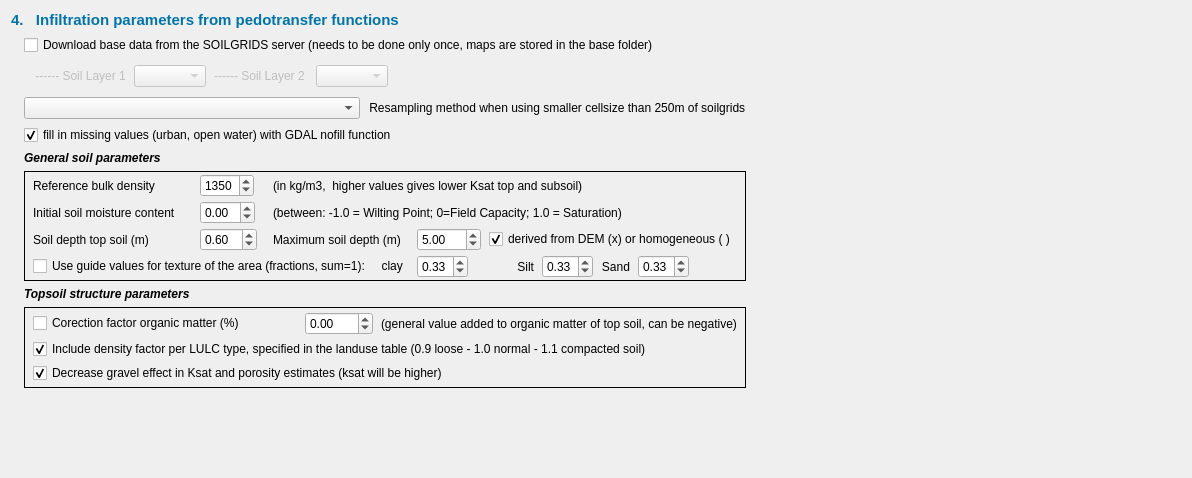
             <widget class="QWidget" name="scrollAreaWidgetContents_2">
              <property name="geometry">
               <rect>
                <x>0</x>
                <y>0</y>
                <width>1192</width>
                <height>478</height>
               </rect>
              </property>
              <layout class="QGridLayout" name="gridLayout_12">
               <item row="0" column="0" colspan="3">
                <widget class="QLabel" name="label_34">
                 <property name="sizePolicy">
                  <sizepolicy hsizetype="Preferred" vsizetype="Preferred">
                   <horstretch>0</horstretch>
                   <verstretch>0</verstretch>
                  </sizepolicy>
                 </property>
                 <property name="palette">
                  <palette>
                   <active>
                    <colorrole role="WindowText">
                     <brush brushstyle="SolidPattern">
                      <color alpha="255">
                       <red>0</red>
                       <green>116</green>
                       <blue>170</blue>
                      </color>
                     </brush>
                    </colorrole>
                   </active>
                   <inactive>
                    <colorrole role="WindowText">
                     <brush brushstyle="SolidPattern">
                      <color alpha="255">
                       <red>0</red>
                       <green>116</green>
                       <blue>170</blue>
                      </color>
                     </brush>
                    </colorrole>
                   </inactive>
                   <disabled>
                    <colorrole role="WindowText">
                     <brush brushstyle="SolidPattern">
                      <color alpha="255">
                       <red>120</red>
                       <green>120</green>
                       <blue>120</blue>
                      </color>
                     </brush>
                    </colorrole>
                   </disabled>
                  </palette>
                 </property>
                 <property name="font">
                  <font>
                   <pointsize>11</pointsize>
                   <bold>true</bold>
                  </font>
                 </property>
                 <property name="text">
                  <string>4.   Infiltration parameters from pedotransfer functions</string>
                 </property>
                </widget>
               </item>
               <item row="1" column="1" colspan="2">
                <widget class="QCheckBox" name="checkBox_Soilgrids">
                 <property name="sizePolicy">
                  <sizepolicy hsizetype="Minimum" vsizetype="Fixed">
                   <horstretch>0</horstretch>
                   <verstretch>0</verstretch>
                  </sizepolicy>
                 </property>
                 <property name="font">
                  <font>
                   <pointsize>9</pointsize>
                   <bold>false</bold>
                  </font>
                 </property>
                 <property name="text">
                  <string>Download base data from the SOILGRIDS server (needs to be done only once, maps are stored in the base folder)</string>
                 </property>
                 <property name="checked">
                  <bool>false</bool>
                 </property>
                </widget>
               </item>
               <item row="2" column="1" colspan="2">
                <widget class="QWidget" name="SGoptions" native="true">
                 <property name="enabled">
                  <bool>false</bool>
                 </property>
                 <layout class="QGridLayout" name="gridLayout_5">
                  <property name="leftMargin">
                   <number>8</number>
                  </property>
                  <property name="topMargin">
                   <number>4</number>
                  </property>
                  <property name="rightMargin">
                   <number>8</number>
                  </property>
                  <property name="bottomMargin">
                   <number>4</number>
                  </property>
                  <property name="horizontalSpacing">
                   <number>8</number>
                  </property>
                  <property name="verticalSpacing">
                   <number>2</number>
                  </property>
                  <item row="0" column="2">
                   <widget class="QLabel" name="label_8">
                    <property name="sizePolicy">
                     <sizepolicy hsizetype="Fixed" vsizetype="Preferred">
                      <horstretch>0</horstretch>
                      <verstretch>0</verstretch>
                     </sizepolicy>
                    </property>
                    <property name="font">
                     <font>
                      <pointsize>9</pointsize>
                      <bold>false</bold>
                     </font>
                    </property>
                    <property name="text">
                     <string>------ Soil Layer 2 </string>
                    </property>
                    <property name="alignment">
                     <set>Qt::AlignRight|Qt::AlignTrailing|Qt::AlignVCenter</set>
                    </property>
                   </widget>
                  </item>
                  <item row="0" column="0">
                   <widget class="QLabel" name="label_12">
                    <property name="font">
                     <font>
                      <pointsize>9</pointsize>
                      <bold>false</bold>
                     </font>
                    </property>
                    <property name="text">
                     <string> ------ Soil Layer 1</string>
                    </property>
                   </widget>
                  </item>
                  <item row="0" column="5">
                   <spacer name="horizontalSpacer_6">
                    <property name="orientation">
                     <enum>Qt::Horizontal</enum>
                    </property>
                    <property name="sizeHint" stdset="0">
                     <size>
                      <width>40</width>
                      <height>20</height>
                     </size>
                    </property>
                   </spacer>
                  </item>
                  <item row="0" column="3">
                   <widget class="QComboBox" name="comboBox_SGlayer2">
                    <property name="sizePolicy">
                     <sizepolicy hsizetype="Fixed" vsizetype="Fixed">
                      <horstretch>0</horstretch>
                      <verstretch>0</verstretch>
                     </sizepolicy>
                    </property>
                    <property name="font">
                     <font>
                      <pointsize>9</pointsize>
                      <bold>false</bold>
                     </font>
                    </property>
                   </widget>
                  </item>
                  <item row="0" column="1">
                   <widget class="QComboBox" name="comboBox_SGlayer1">
                    <property name="sizePolicy">
                     <sizepolicy hsizetype="Fixed" vsizetype="Fixed">
                      <horstretch>0</horstretch>
                      <verstretch>0</verstretch>
                     </sizepolicy>
                    </property>
                    <property name="font">
                     <font>
                      <pointsize>9</pointsize>
                      <bold>false</bold>
                     </font>
                    </property>
                   </widget>
                  </item>
                 </layout>
                </widget>
               </item>
               <item row="3" column="1">
                <widget class="QComboBox" name="comboBox_Resample">
                 <property name="sizePolicy">
                  <sizepolicy hsizetype="Preferred" vsizetype="Fixed">
                   <horstretch>0</horstretch>
                   <verstretch>0</verstretch>
                  </sizepolicy>
                 </property>
                 <property name="currentText">
                  <string/>
                 </property>
                </widget>
               </item>
               <item row="3" column="2">
                <widget class="QLabel" name="label_26">
                 <property name="text">
                  <string> Resampling method when using smaller cellsize than 250m of soilgrids</string>
                 </property>
                </widget>
               </item>
               <item row="4" column="1" colspan="2">
                <widget class="QCheckBox" name="checkBox_SGInterpolation">
                 <property name="enabled">
                  <bool>true</bool>
                 </property>
                 <property name="sizePolicy">
                  <sizepolicy hsizetype="Fixed" vsizetype="Fixed">
                   <horstretch>0</horstretch>
                   <verstretch>0</verstretch>
                  </sizepolicy>
                 </property>
                 <property name="text">
                  <string>fill in missing values (urban, open water) with GDAL nofill function</string>
                 </property>
                 <property name="checked">
                  <bool>true</bool>
                 </property>
                </widget>
               </item>
               <item row="5" column="1">
                <widget class="QLabel" name="label_84">
                 <property name="font">
                  <font>
                   <pointsize>9</pointsize>
                   <italic>true</italic>
                   <bold>true</bold>
                  </font>
                 </property>
                 <property name="text">
                  <string>General soil parameters</string>
                 </property>
                </widget>
               </item>
               <item row="6" column="0">
                <widget class="QLabel" name="label_85">
                 <property name="sizePolicy">
                  <sizepolicy hsizetype="Fixed" vsizetype="Preferred">
                   <horstretch>0</horstretch>
                   <verstretch>0</verstretch>
                  </sizepolicy>
                 </property>
                 <property name="text">
                  <string/>
                 </property>
                </widget>
               </item>
               <item row="6" column="1" colspan="2">
                <widget class="QFrame" name="generalSoiloptions">
                 <property name="frameShape">
                  <enum>QFrame::Box</enum>
                 </property>
                 <layout class="QGridLayout" name="gridLayout_19">
                  <property name="leftMargin">
                   <number>8</number>
                  </property>
                  <property name="topMargin">
                   <number>2</number>
                  </property>
                  <property name="rightMargin">
                   <number>8</number>
                  </property>
                  <property name="bottomMargin">
                   <number>2</number>
                  </property>
                  <property name="horizontalSpacing">
                   <number>8</number>
                  </property>
                  <property name="verticalSpacing">
                   <number>4</number>
                  </property>
                  <item row="1" column="2" colspan="6">
                   <widget class="QLabel" name="label_14">
                    <property name="font">
                     <font>
                      <pointsize>9</pointsize>
                      <bold>false</bold>
                     </font>
                    </property>
                    <property name="text">
                     <string>(between: -1.0 = Wilting Point; 0=Field Capacity; 1.0 = Saturation)</string>
                    </property>
                   </widget>
                  </item>
                  <item row="2" column="2">
                   <widget class="QLabel" name="label_36">
                    <property name="sizePolicy">
                     <sizepolicy hsizetype="Fixed" vsizetype="Preferred">
                      <horstretch>0</horstretch>
                      <verstretch>0</verstretch>
                     </sizepolicy>
                    </property>
                    <property name="text">
                     <string>Maximum soil depth (m)</string>
                    </property>
                   </widget>
                  </item>
                  <item row="1" column="1">
                   <widget class="QDoubleSpinBox" name="spin_initmoist">
                    <property name="sizePolicy">
                     <sizepolicy hsizetype="Fixed" vsizetype="Fixed">
                      <horstretch>0</horstretch>
                      <verstretch>0</verstretch>
                     </sizepolicy>
                    </property>
                    <property name="font">
                     <font>
                      <pointsize>9</pointsize>
                      <bold>false</bold>
                     </font>
                    </property>
                    <property name="decimals">
                     <number>2</number>
                    </property>
                    <property name="minimum">
                     <double>-1.000000000000000</double>
                    </property>
                    <property name="maximum">
                     <double>1.000000000000000</double>
                    </property>
                    <property name="singleStep">
                     <double>0.010000000000000</double>
                    </property>
                    <property name="value">
                     <double>0.000000000000000</double>
                    </property>
                   </widget>
                  </item>
                  <item row="3" column="0" colspan="3">
                   <widget class="QCheckBox" name="checkBox_useCorrTexture">
                    <property name="text">
                     <string>Use guide values for texture of the area (fractions, sum=1):     clay</string>
                    </property>
                   </widget>
                  </item>
                  <item row="0" column="2" colspan="5">
                   <widget class="QLabel" name="label_18">
                    <property name="font">
                     <font>
                      <pointsize>9</pointsize>
                      <bold>false</bold>
                     </font>
                    </property>
                    <property name="text">
                     <string>(in kg/m3,  higher values gives lower Ksat top and subsoil)</string>
                    </property>
                   </widget>
                  </item>
                  <item row="3" column="8">
                   <widget class="QDoubleSpinBox" name="spin_corrSand">
                    <property name="sizePolicy">
                     <sizepolicy hsizetype="Fixed" vsizetype="Fixed">
                      <horstretch>0</horstretch>
                      <verstretch>0</verstretch>
                     </sizepolicy>
                    </property>
                    <property name="decimals">
                     <number>2</number>
                    </property>
                    <property name="maximum">
                     <double>1.000000000000000</double>
                    </property>
                    <property name="singleStep">
                     <double>0.010000000000000</double>
                    </property>
                    <property name="value">
                     <double>0.330000000000000</double>
                    </property>
                   </widget>
                  </item>
                  <item row="3" column="6">
                   <widget class="QDoubleSpinBox" name="spin_corrSilt">
                    <property name="sizePolicy">
                     <sizepolicy hsizetype="Fixed" vsizetype="Fixed">
                      <horstretch>0</horstretch>
                      <verstretch>0</verstretch>
                     </sizepolicy>
                    </property>
                    <property name="decimals">
                     <number>2</number>
                    </property>
                    <property name="maximum">
                     <double>1.000000000000000</double>
                    </property>
                    <property name="singleStep">
                     <double>0.010000000000000</double>
                    </property>
                    <property name="value">
                     <double>0.330000000000000</double>
                    </property>
                   </widget>
                  </item>
                  <item row="3" column="3">
                   <widget class="QDoubleSpinBox" name="spin_corrClay">
                    <property name="sizePolicy">
                     <sizepolicy hsizetype="Fixed" vsizetype="Fixed">
                      <horstretch>0</horstretch>
                      <verstretch>0</verstretch>
                     </sizepolicy>
                    </property>
                    <property name="decimals">
                     <number>2</number>
                    </property>
                    <property name="minimum">
                     <double>0.000000000000000</double>
                    </property>
                    <property name="maximum">
                     <double>1.000000000000000</double>
                    </property>
                    <property name="singleStep">
                     <double>0.010000000000000</double>
                    </property>
                    <property name="value">
                     <double>0.330000000000000</double>
                    </property>
                   </widget>
                  </item>
                  <item row="2" column="1">
                   <widget class="QDoubleSpinBox" name="spin_Rootzone">
                    <property name="sizePolicy">
                     <sizepolicy hsizetype="Fixed" vsizetype="Fixed">
                      <horstretch>0</horstretch>
                      <verstretch>0</verstretch>
                     </sizepolicy>
                    </property>
                    <property name="font">
                     <font>
                      <pointsize>9</pointsize>
                      <bold>false</bold>
                     </font>
                    </property>
                    <property name="minimum">
                     <double>0.100000000000000</double>
                    </property>
                    <property name="singleStep">
                     <double>0.010000000000000</double>
                    </property>
                    <property name="value">
                     <double>0.600000000000000</double>
                    </property>
                   </widget>
                  </item>
                  <item row="1" column="0">
                   <widget class="QLabel" name="label_7">
                    <property name="sizePolicy">
                     <sizepolicy hsizetype="Fixed" vsizetype="Preferred">
                      <horstretch>0</horstretch>
                      <verstretch>0</verstretch>
                     </sizepolicy>
                    </property>
                    <property name="font">
                     <font>
                      <pointsize>9</pointsize>
                      <bold>false</bold>
                     </font>
                    </property>
                    <property name="text">
                     <string>Initial soil moisture content</string>
                    </property>
                   </widget>
                  </item>
                  <item row="0" column="0">
                   <widget class="QLabel" name="label_76">
                    <property name="text">
                     <string>Reference bulk density</string>
                    </property>
                   </widget>
                  </item>
                  <item row="2" column="0">
                   <widget class="QLabel" name="label_44">
                    <property name="sizePolicy">
                     <sizepolicy hsizetype="Fixed" vsizetype="Preferred">
                      <horstretch>0</horstretch>
                      <verstretch>0</verstretch>
                     </sizepolicy>
                    </property>
                    <property name="font">
                     <font>
                      <pointsize>9</pointsize>
                      <bold>false</bold>
                     </font>
                    </property>
                    <property name="text">
                     <string>Soil depth top soil (m)</string>
                    </property>
                   </widget>
                  </item>
                  <item row="3" column="5">
                   <widget class="QLabel" name="label_100">
                    <property name="text">
                     <string>Silt</string>
                    </property>
                    <property name="alignment">
                     <set>Qt::AlignRight|Qt::AlignTrailing|Qt::AlignVCenter</set>
                    </property>
                   </widget>
                  </item>
                  <item row="2" column="3">
                   <widget class="QDoubleSpinBox" name="spin_MaxSoildepth">
                    <property name="sizePolicy">
                     <sizepolicy hsizetype="Fixed" vsizetype="Fixed">
                      <horstretch>0</horstretch>
                      <verstretch>0</verstretch>
                     </sizepolicy>
                    </property>
                    <property name="maximum">
                     <double>100.000000000000000</double>
                    </property>
                    <property name="singleStep">
                     <double>0.000000000000000</double>
                    </property>
                    <property name="value">
                     <double>5.000000000000000</double>
                    </property>
                   </widget>
                  </item>
                  <item row="3" column="7">
                   <widget class="QLabel" name="label_99">
                    <property name="text">
                     <string>Sand</string>
                    </property>
                    <property name="alignment">
                     <set>Qt::AlignRight|Qt::AlignTrailing|Qt::AlignVCenter</set>
                    </property>
                   </widget>
                  </item>
                  <item row="0" column="1">
                   <widget class="QSpinBox" name="spin_refBD">
                    <property name="sizePolicy">
                     <sizepolicy hsizetype="Fixed" vsizetype="Fixed">
                      <horstretch>0</horstretch>
                      <verstretch>0</verstretch>
                     </sizepolicy>
                    </property>
                    <property name="font">
                     <font>
                      <pointsize>9</pointsize>
                      <bold>false</bold>
                     </font>
                    </property>
                    <property name="minimum">
                     <number>700</number>
                    </property>
                    <property name="maximum">
                     <number>2000</number>
                    </property>
                    <property name="singleStep">
                     <number>1</number>
                    </property>
                    <property name="value">
                     <number>1350</number>
                    </property>
                   </widget>
                  </item>
                  <item row="3" column="9">
                   <spacer name="horizontalSpacer_4">
                    <property name="orientation">
                     <enum>Qt::Horizontal</enum>
                    </property>
                    <property name="sizeHint" stdset="0">
                     <size>
                      <width>40</width>
                      <height>20</height>
                     </size>
                    </property>
                   </spacer>
                  </item>
                  <item row="2" column="4" colspan="6">
                   <widget class="QCheckBox" name="checkBox_useDepthfromDEM">
                    <property name="text">
                     <string>derived from DEM (x) or homogeneous ( )</string>
                    </property>
                    <property name="checked">
                     <bool>true</bool>
                    </property>
                   </widget>
                  </item>
                 </layout>
                </widget>
               </item>
               <item row="7" column="1">
                <widget class="QLabel" name="label_75">
                 <property name="font">
                  <font>
                   <pointsize>9</pointsize>
                   <italic>true</italic>
                   <bold>true</bold>
                  </font>
                 </property>
                 <property name="text">
                  <string>Topsoil structure parameters</string>
                 </property>
                </widget>
               </item>
               <item row="8" column="0">
                <widget class="QLabel" name="label_86">
                 <property name="text">
                  <string/>
                 </property>
                </widget>
               </item>
               <item row="8" column="1" rowspan="2" colspan="2">
                <widget class="QFrame" name="infiloptions">
                 <property name="sizePolicy">
                  <sizepolicy hsizetype="Preferred" vsizetype="Fixed">
                   <horstretch>0</horstretch>
                   <verstretch>0</verstretch>
                  </sizepolicy>
                 </property>
                 <property name="frameShape">
                  <enum>QFrame::Box</enum>
                 </property>
                 <layout class="QGridLayout" name="gridLayout_4">
                  <property name="leftMargin">
                   <number>8</number>
                  </property>
                  <property name="topMargin">
                   <number>4</number>
                  </property>
                  <property name="rightMargin">
                   <number>8</number>
                  </property>
                  <property name="bottomMargin">
                   <number>4</number>
                  </property>
                  <property name="horizontalSpacing">
                   <number>8</number>
                  </property>
                  <property name="verticalSpacing">
                   <number>4</number>
                  </property>
                  <item row="4" column="2">
                   <widget class="QDoubleSpinBox" name="spin_corrOM">
                    <property name="sizePolicy">
                     <sizepolicy hsizetype="Fixed" vsizetype="Fixed">
                      <horstretch>0</horstretch>
                      <verstretch>0</verstretch>
                     </sizepolicy>
                    </property>
                    <property name="minimum">
                     <double>-100.000000000000000</double>
                    </property>
                    <property name="singleStep">
                     <double>0.010000000000000</double>
                    </property>
                   </widget>
                  </item>
                  <item row="8" column="0" colspan="5">
                   <widget class="QCheckBox" name="checkBox_noGravel">
                    <property name="text">
                     <string>Decrease gravel effect in Ksat and porosity estimates (ksat will be higher)</string>
                    </property>
                    <property name="checked">
                     <bool>true</bool>
                    </property>
                   </widget>
                  </item>
                  <item row="4" column="0" colspan="2">
                   <widget class="QCheckBox" name="checkBox_useCorrOM">
                    <property name="sizePolicy">
                     <sizepolicy hsizetype="Fixed" vsizetype="Fixed">
                      <horstretch>0</horstretch>
                      <verstretch>0</verstretch>
                     </sizepolicy>
                    </property>
                    <property name="text">
                     <string>Corection factor organic matter (%)</string>
                    </property>
                   </widget>
                  </item>
                  <item row="4" column="3" colspan="2">
                   <widget class="QLabel" name="label_71">
                    <property name="text">
                     <string>(general value added to organic matter of top soil, can be negative)</string>
                    </property>
                   </widget>
                  </item>
                  <item row="5" column="0" colspan="5">
                   <widget class="QCheckBox" name="checkBox_useLUdensity">
                    <property name="font">
                     <font>
                      <pointsize>9</pointsize>
                      <bold>false</bold>
                     </font>
                    </property>
                    <property name="text">
                     <string>Include density factor per LULC type, specified in the landuse table (0.9 loose - 1.0 normal - 1.1 compacted soil) </string>
                    </property>
                    <property name="checked">
                     <bool>true</bool>
                    </property>
                   </widget>
                  </item>
                 </layout>
                </widget>
               </item>
               <item row="9" column="3">
                <spacer name="horizontalSpacer_2">
                 <property name="orientation">
                  <enum>Qt::Horizontal</enum>
                 </property>
                 <property name="sizeHint" stdset="0">
                  <size>
                   <width>227</width>
                   <height>20</height>
                  </size>
                 </property>
                </spacer>
               </item>
               <item row="10" column="1">
                <spacer name="verticalSpacer_6">
                 <property name="orientation">
                  <enum>Qt::Vertical</enum>
                 </property>
                 <property name="sizeHint" stdset="0">
                  <size>
                   <width>20</width>
                   <height>40</height>
                  </size>
                 </property>
                </spacer>
               </item>
              </layout>
             </widget>
